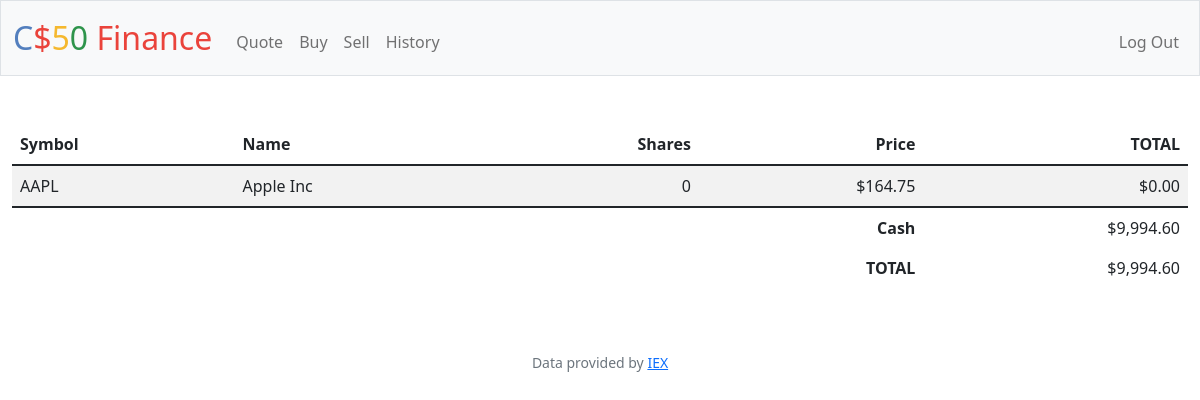
/ (signed in), run on the app's committed database.
### tables this page shows
CREATE TABLE 'transactions' (
id INTEGER PRIMARY KEY AUTOINCREMENT NOT NULL,
    user_id INTEGER NOT NULL,
    type TEXT NOT NULL,
    company TEXT NOT NULL,
    symbol TEXT NOT NULL,
    price NUMERIC NOT NULL,'shares' INTEGER NOT NULL,
    date DATETIME NOT NULL,
    FOREIGN KEY(user_id) REFERENCES users(id)
);

CREATE TABLE users (id INTEGER PRIMARY KEY AUTOINCREMENT NOT NULL, username TEXT NOT NULL, hash TEXT NOT NULL, cash NUMERIC NOT NULL DEFAULT 10000.00);

### app.py (the view)
@app.route("/")
@login_required
def index():
    userId = session["user_id"]
    userCash = db.execute("SELECT * FROM users WHERE id = ?", userId)[0]["cash"]
    userPortfolio = db.execute("SELECT company, symbol, price, SUM(shares) AS shares FROM transactions WHERE user_id = ? GROUP BY symbol", userId)
    portfolioValue = 0
    for row in userPortfolio:
        portfolioValue += row["price"] * row["shares"]
    totalValue = portfolioValue + userCash
    return render_template("index.html", userPortfolio=userPortfolio, userCash=userCash, portfolioValue=portfolioValue, totalValue=totalValue, usd=usd)

### app.py (called while the page is built)
@app.after_request
def after_request(response):
    response.headers["Cache-Control"] = "no-cache, no-store, must-revalidate"
    response.headers["Expires"] = 0
    response.headers["Pragma"] = "no-cache"
    return response

### helpers.py (called while the page is built)
def login_required(f):
    @wraps(f)
    def decorated_function(*args, **kwargs):
        if session.get("user_id") is None:
            return redirect("/login")
        return f(*args, **kwargs)
    return decorated_function

def usd(value):
    return f"${value:,.2f}"

### templates/index.html (shortened to what this page needs)
{% extends "layout.html" %}
{% block main %}
    <table class="table table-striped table-hover">
        <thead>
            <tr>
                <th class="text-start">Symbol</th>
                <th class="text-start">Name</th>
                <th class="text-end">Shares</th>
                <th class="text-end">Price</th>
                <th class="text-end">TOTAL</th>
            </tr>
        </thead>
        <tbody>
            {% for row in userPortfolio %}
                <tr>
                    <td class="text-start">{{ row["symbol"] }}</td>
                    <td class="text-start">{{ row["company"] }}</td>
                    <td class="text-end">{{ row["shares"] }}</td>
                    <td class="text-end">{{ usd(row["price"]) }}</td>
                    <td class="text-end">{{ usd(row["shares"] * row["price"]) }}</td>
                </tr>
            {% endfor %}
        </tbody>
        <tfoot>
            <tr>
                <td class="border-0 fw-bold text-end" colspan="4">Cash</td>
                <td class="border-0 text-end">{{ usd(userCash) }}</td>
            </tr>
            <tr>
                <td class="border-0 fw-bold text-end" colspan="4">TOTAL</td>
                <td class="border-0 text-end">{{ usd(totalValue) }}</td>
            </tr>
        </tfoot>
    </table>
{% endblock %}

### data on the page
transactions: symbol "AAPL", company "Apple Inc", shares "0", price "$164.75", shares "$0.00"
users: cash "$9,994.60"

### other printed values
{{ usd(totalValue) }} "$9,994.60"
